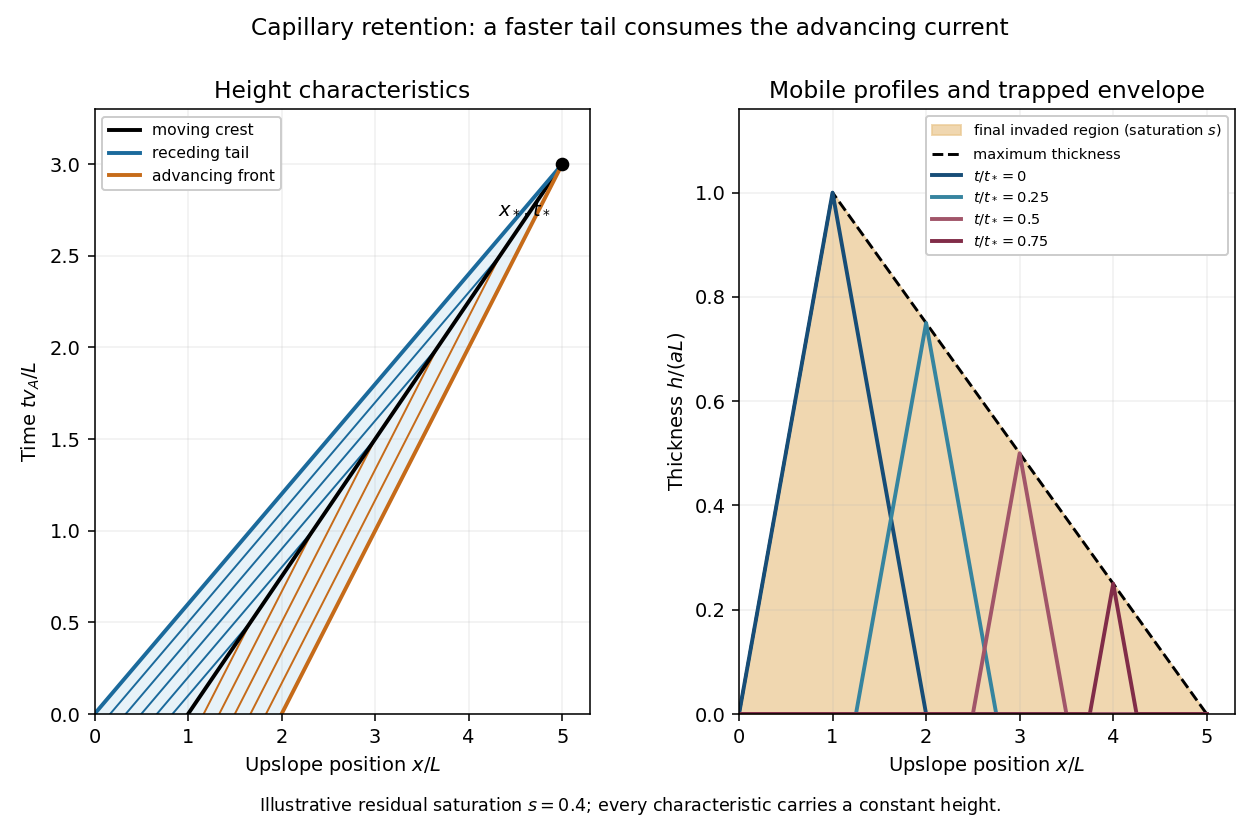

Write Python code to recreate this figure.
"""Plot capillary trapping; emit the PNG basename to the working directory.

Python 3.14, NumPy 2.3.5, Matplotlib 3.10.7. Caller controls MPLCONFIGDIR.
"""
import numpy as np
import matplotlib
matplotlib.use('Agg')
import matplotlib.pyplot as plt

s=0.4
v_a=1.0
v_r=v_a/(1-s)
t_end=2/(v_r-v_a)
x_end=2/s
fig,axes=plt.subplots(1,2,figsize=(9,6),dpi=140,facecolor='white')
ax=axes[0]
time=np.linspace(0,t_end,301)
ax.fill_betweenx(time,v_r*time,2+v_a*time,color='#d8eaf4',alpha=0.6)
for height in np.linspace(0,1,7):
 stop=2*(1-height)/(v_r-v_a)
 tt=np.linspace(0,stop,100)
 ax.plot(height+v_r*tt,tt,color='#1b6a9c',lw=1)
 ax.plot(2-height+v_a*tt,tt,color='#c66b19',lw=1)
ax.plot(1+(v_r+v_a)*time/2,time,'k-',lw=2,label='moving crest')
ax.plot(v_r*time,time,color='#1b6a9c',lw=2,label='receding tail')
ax.plot(2+v_a*time,time,color='#c66b19',lw=2,label='advancing front')
ax.scatter([x_end],[t_end],color='black',zorder=5)
ax.text(x_end-.12,t_end-.28,r'$x_*,t_*$',ha='right',fontsize=10)
ax.set(xlabel=r'Upslope position $x/L$',ylabel=r'Time $t v_A/L$',title='Height characteristics',xlim=(0,5.3),ylim=(0,3.3))
ax.legend(loc='upper left',fontsize=8,framealpha=1)
ax.grid(alpha=.18)
ax=axes[1]
x=np.linspace(0,x_end,1501)
envelope=np.where(x<=1,x,(2-s*x)/(2-s))
ax.fill_between(x,0,envelope,color='#eac78f',alpha=.7,label=r'final invaded region (saturation $s$)')
ax.plot(x,envelope,'k--',lw=1.5,label='maximum thickness')
colors=['#174d77','#36849f','#a15569','#812c48']
for frac,color in zip([0,.25,.5,.75],colors):
 t=frac*t_end
 h=np.maximum(0,np.minimum(x-v_r*t,2+v_a*t-x))
 ax.plot(x,h,color=color,lw=2,label=rf'$t/t_*={frac:g}$')
ax.set(xlabel=r'Upslope position $x/L$',ylabel=r'Thickness $h/(aL)$',title='Mobile profiles and trapped envelope',xlim=(0,5.3),ylim=(0,1.16))
ax.legend(loc='upper right',fontsize=7.5,framealpha=1)
ax.grid(alpha=.18)
fig.suptitle(r'Capillary retention: a faster tail consumes the advancing current',fontsize=12)
fig.text(.5,.035,r'Illustrative residual saturation $s=0.4$; every characteristic carries a constant height.',ha='center',fontsize=9)
fig.subplots_adjust(left=.075,right=.98,bottom=.15,top=.87,wspace=.3)
fig.savefig('paper-69-capillary-retention.png',dpi=140,facecolor='white',transparent=False)
plt.close(fig)
